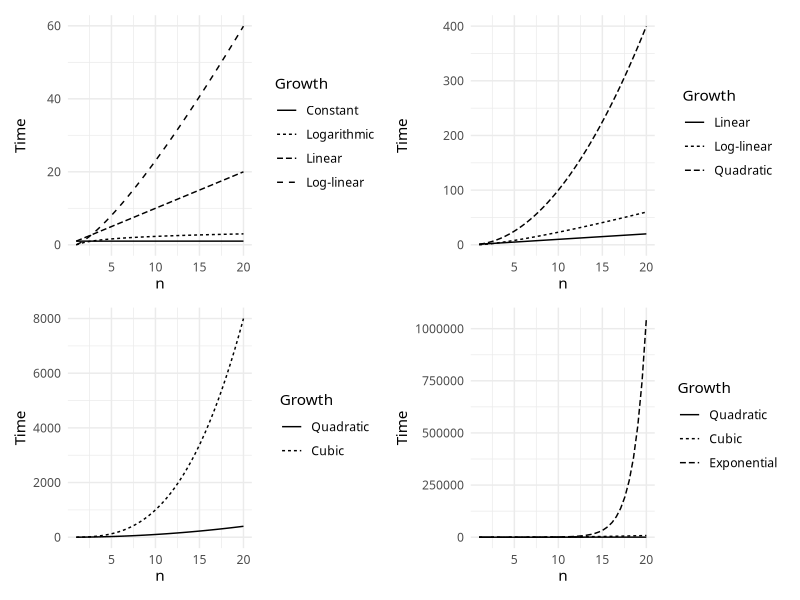
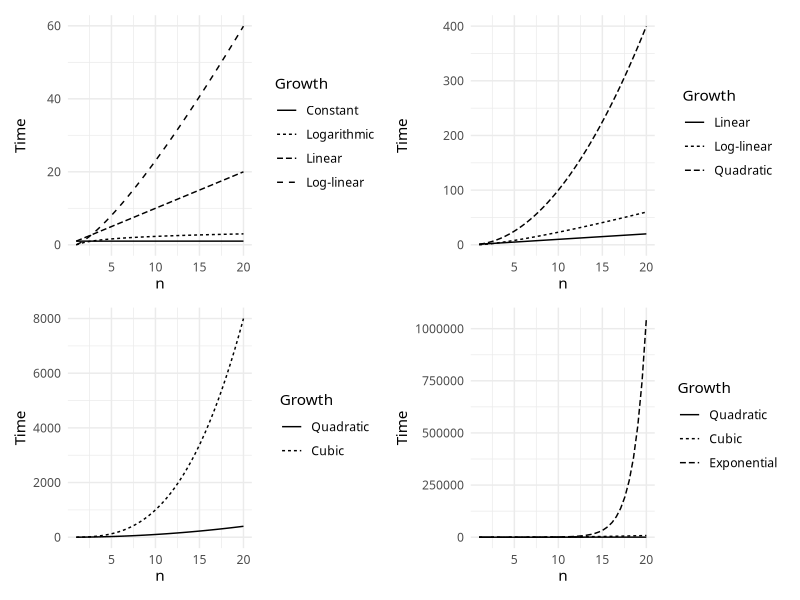

These charts were generated, in order, by the following R code:
library(magrittr)
library(tibble)
library(ggplot2)
library(dplyr)
library(patchwork)

n <- 20
x <- seq(1, n, length.out = 2*n)

const <- tibble(x = x, growth = "Constant", time = 1)
log <- tibble(x = x, growth = "Logarithmic", time = log(x))
lin <- tibble(x = x, growth = "Linear", time = x)
loglin <- tibble(x = x, growth = "Log-linear", time = x * log(x))
quad <- tibble(x = x, growth = "Quadratic", time = x**2)
cub <- tibble(x = x, growth = "Cubic", time = x**3)
exp <- tibble(x = x, growth = "Exponential", time = 2**x)

fast <- rbind(const, log, lin, loglin) %>% mutate(
  growth = factor(growth, levels = c("Constant", "Logarithmic", "Linear", "Log-linear"))
)
slow <- rbind(lin, loglin, quad) %>% mutate(
  growth = factor(growth, levels = c("Linear", "Log-linear", "Quadratic"))
)
slower <- rbind(quad, cub) %>% mutate(
  growth = factor(growth, levels = c("Quadratic", "Cubic"))
)
veryslow <- rbind(quad, cub, exp) %>% mutate(
  growth = factor(growth, levels = c("Quadratic", "Cubic", "Exponential"))
)

plot_time <- function(x) {
  ggplot(x, aes(x = x, y = time, linetype = growth)) +
  scale_linetype("Growth") +
  geom_line() + theme_minimal() + xlab("n") + ylab("Time") + theme(
    text = element_text(family = "Luminari")
  )
}

(fast %>% plot_time()) + (slow %>% plot_time()) + (slower %>% plot_time()) + (veryslow %>% plot_time())
ggsave("../figures/function-growth.pdf", width = 10, height = 5)
